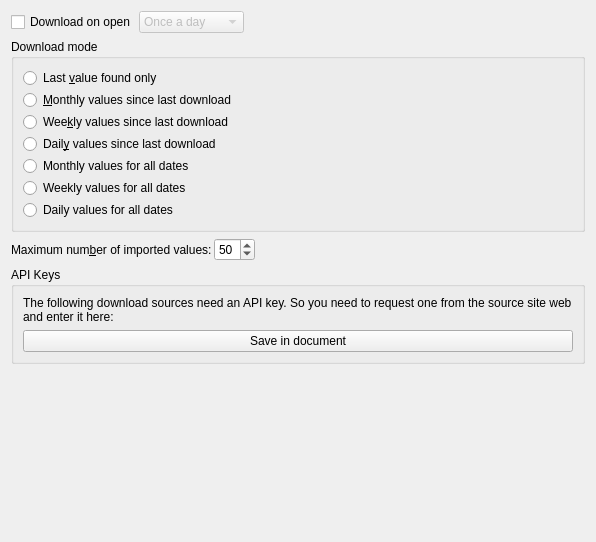
<?xml version="1.0" encoding="UTF-8"?>
<ui version="4.0">
 <author>
SPDX-FileCopyrightText: 2024 S. MANKOWSKI stephane@mankowski.fr
SPDX-FileCopyrightText: 2024 G. DE BURE support@mankowski.fr
SPDX-License-Identifier: GPL-3.0-or-later
 </author>      
 <class>skgunitplugin_pref</class>
 <widget class="QWidget" name="skgunitplugin_pref">
  <property name="geometry">
   <rect>
    <x>0</x>
    <y>0</y>
    <width>596</width>
    <height>542</height>
   </rect>
  </property>
  <layout class="QVBoxLayout" name="verticalLayout_2">
   <item>
    <layout class="QHBoxLayout" name="horizontalLayout_2">
     <property name="spacing">
      <number>2</number>
     </property>
     <item>
      <widget class="QCheckBox" name="kcfg_download_on_open">
       <property name="text">
        <string>Download on open</string>
       </property>
      </widget>
     </item>
     <item>
      <widget class="KComboBox" name="kcfg_download_frequency">
       <property name="enabled">
        <bool>false</bool>
       </property>
       <item>
        <property name="text">
         <string>Once a day</string>
        </property>
       </item>
       <item>
        <property name="text">
         <string>Once a week</string>
        </property>
       </item>
       <item>
        <property name="text">
         <string>Once a month</string>
        </property>
       </item>
      </widget>
     </item>
     <item>
      <spacer name="horizontalSpacer_2">
       <property name="orientation">
        <enum>Qt::Horizontal</enum>
       </property>
       <property name="sizeHint" stdset="0">
        <size>
         <width>40</width>
         <height>20</height>
        </size>
       </property>
      </spacer>
     </item>
    </layout>
   </item>
   <item>
    <widget class="QGroupBox" name="downloadmode">
     <property name="title">
      <string>Download mode</string>
     </property>
     <layout class="QVBoxLayout" name="verticalLayout">
      <property name="spacing">
       <number>2</number>
      </property>
      <item>
       <widget class="QRadioButton" name="kcfg_last">
        <property name="text">
         <string>Last &amp;value found only</string>
        </property>
       </widget>
      </item>
      <item>
       <widget class="QRadioButton" name="kcfg_last_monthly">
        <property name="text">
         <string>&amp;Monthly values since last download</string>
        </property>
       </widget>
      </item>
      <item>
       <widget class="QRadioButton" name="kcfg_last_weekly">
        <property name="text">
         <string>Wee&amp;kly values since last download</string>
        </property>
       </widget>
      </item>
      <item>
       <widget class="QRadioButton" name="kcfg_last_daily">
        <property name="text">
         <string>Dail&amp;y values since last download</string>
        </property>
       </widget>
      </item>
      <item>
       <widget class="QRadioButton" name="kcfg_all_monthly">
        <property name="text">
         <string>Monthly values for all dates</string>
        </property>
       </widget>
      </item>
      <item>
       <widget class="QRadioButton" name="kcfg_all_weekly">
        <property name="text">
         <string>Weekly values for all dates</string>
        </property>
       </widget>
      </item>
      <item>
       <widget class="QRadioButton" name="kcfg_all_daily">
        <property name="text">
         <string>Daily values for all dates</string>
        </property>
       </widget>
      </item>
     </layout>
    </widget>
   </item>
   <item>
    <layout class="QHBoxLayout" name="horizontalLayout">
     <property name="spacing">
      <number>2</number>
     </property>
     <item>
      <widget class="QLabel" name="label">
       <property name="text">
        <string>Maximum num&amp;ber of imported values:</string>
       </property>
       <property name="buddy">
        <cstring>kcfg_nb_loaded_values</cstring>
       </property>
      </widget>
     </item>
     <item>
      <widget class="QSpinBox" name="kcfg_nb_loaded_values">
       <property name="value">
        <number>50</number>
       </property>
      </widget>
     </item>
     <item>
      <spacer name="horizontalSpacer">
       <property name="orientation">
        <enum>Qt::Horizontal</enum>
       </property>
       <property name="sizeHint" stdset="0">
        <size>
         <width>40</width>
         <height>20</height>
        </size>
       </property>
      </spacer>
     </item>
    </layout>
   </item>
   <item>
    <widget class="QGroupBox" name="apikeysBox">
     <property name="title">
      <string>API Keys</string>
     </property>
     <layout class="QVBoxLayout" name="verticalLayout_3">
      <item>
       <widget class="QLabel" name="apikeys_label">
        <property name="text">
         <string>&lt;html&gt;&lt;head/&gt;&lt;body&gt;&lt;p&gt;The following download sources need an API key. So you need to request one from the source site web and enter it here:&lt;/p&gt;&lt;/body&gt;&lt;/html&gt;</string>
        </property>
        <property name="wordWrap">
         <bool>true</bool>
        </property>
       </widget>
      </item>
      <item>
       <layout class="QGridLayout" name="kAPIKeyLayout">
        <property name="spacing">
         <number>2</number>
        </property>
       </layout>
      </item>
      <item>
       <widget class="QPushButton" name="kSave">
        <property name="toolTip">
         <string>For security reasons, these keys are not saved in setting file but in your document.</string>
        </property>
        <property name="text">
         <string>Save in document</string>
        </property>
        <property name="autoDefault">
         <bool>true</bool>
        </property>
       </widget>
      </item>
     </layout>
    </widget>
   </item>
   <item>
    <spacer name="verticalSpacer">
     <property name="orientation">
      <enum>Qt::Vertical</enum>
     </property>
     <property name="sizeHint" stdset="0">
      <size>
       <width>20</width>
       <height>44</height>
      </size>
     </property>
    </spacer>
   </item>
  </layout>
 </widget>
 <customwidgets>
  <customwidget>
   <class>KComboBox</class>
   <extends>QComboBox</extends>
   <header>kcombobox.h</header>
  </customwidget>
 </customwidgets>
 <tabstops>
  <tabstop>kcfg_download_on_open</tabstop>
  <tabstop>kcfg_download_frequency</tabstop>
  <tabstop>kcfg_last</tabstop>
  <tabstop>kcfg_last_monthly</tabstop>
  <tabstop>kcfg_last_weekly</tabstop>
  <tabstop>kcfg_last_daily</tabstop>
  <tabstop>kcfg_all_monthly</tabstop>
  <tabstop>kcfg_all_weekly</tabstop>
  <tabstop>kcfg_all_daily</tabstop>
  <tabstop>kcfg_nb_loaded_values</tabstop>
 </tabstops>
 <resources/>
 <connections/>
</ui>
